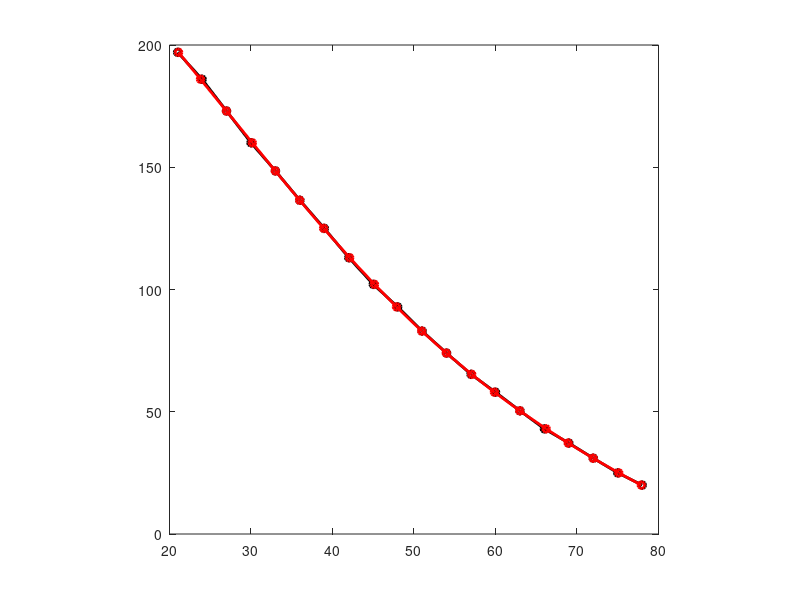

Write MATLAB code to recreate this figure.

% Paist tracker Y values from arduino
%PX = [187.2,174,160.8,147.5,135,122,110,98.2,87,76.7,67,57,48.1,40.1,33,25.2,18.9,13,7,2];
PX = [197,186,173,160,148.5,136.5,125,113,102.1,92.9,83,74,65.3,58,50.4,43,37.2,31,25,20];

% Format corresponding cm values
CM = linspace(21, 78, length(PX));

% Specify polynomial
polOrd = 4;

% Fit
P = polyfit(PX, CM, polOrd);

% Plot unfitted
figure;
plot(CM, PX, 'o-', ...
    'LineWidth', 2, ...
    'MarkerSize', 5, ...
    'Color', [0,0,0]);
axis square
hold on;

switch polOrd
    
    % Compute 2rd order
    case 2
        CM1 = P(1).*PX.^2 + P(2).*PX.^1 + P(3);
        
        % Compute 3rd order
    case 3
        CM1 = P(1).*PX.^3 + P(2).*PX.^2 + P(3).*PX.^1 + P(4);
        
        % Compute 4th order
    case 4
        CM1 = P(1).*PX.^4 + P(2).*PX.^3 + P(3).*PX.^2 + P(4).*PX.^1 + P(5);
        
end

%PX1 = CM*p(1)^2 + CM*p(2) + p(3);
plot(CM1, PX, 'o-', ...
    'LineWidth', 2, ...
    'MarkerSize', 5, ...
    'Color', [1,0,0]);

% Copy these coeff values to arduino code
fprintf('%0.15f,\n', P);